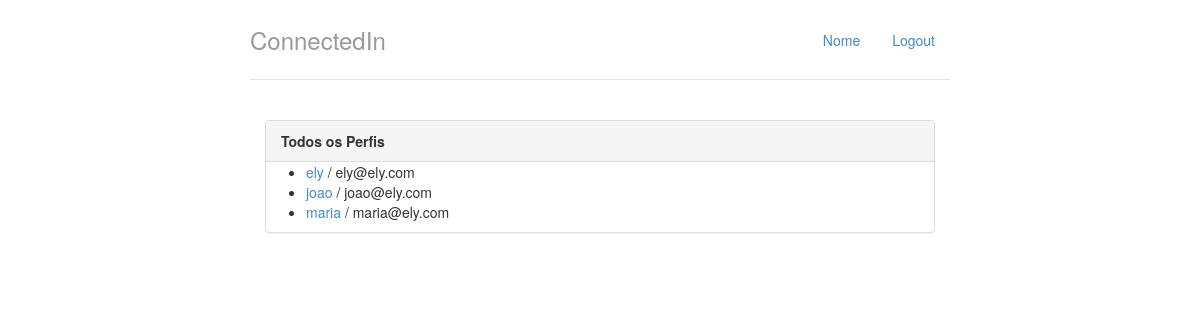
/, run on an earlier commit of the app's database.
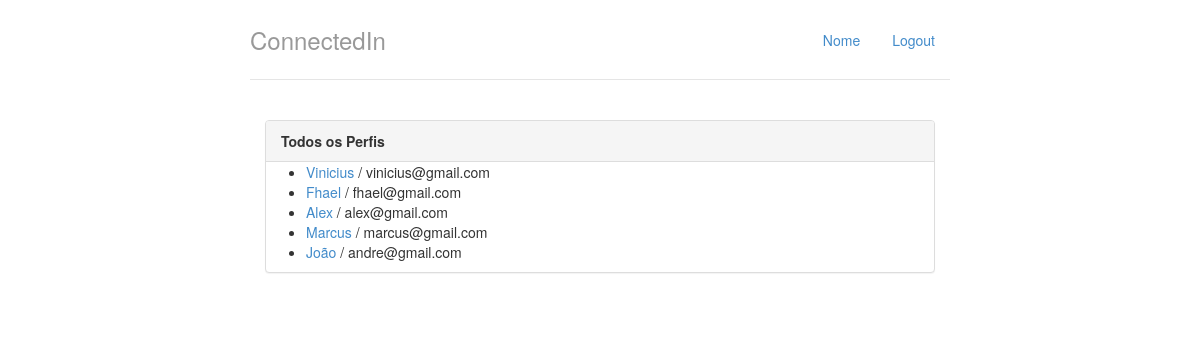
And on a later commit of the database.
### perfis/models.py (models this page shows, shortened)
class Perfil(models.Model):
    nome = models.CharField(max_length=255, null=False)
    telefone = models.CharField(max_length=15, null= False)
    email = models.CharField(max_length=255, null=False)
    nome_empresa = models.CharField(max_length=255, null=False)

### perfis/views.py (the view)
# urls.py: path('', views.index,name='index'),
def index(request):
	return render(request, 'index.html',{'perfis' :Perfil.objects.all()})

### perfis/templates/index.html
{% extends "base.html" %}
{% block body %}
<div class="col-lg-12">
    <div class="panel panel-default">
        <div class="panel-heading">
            <strong>Todos os Perfis</strong>
        </div>
        {% if perfis %}
        <ul>
            {% for perfil in perfis %}
            <li>
        <a href="{% url 'exibir' perfil.id%}">{{ perfil.nome }}</a>
        / {{ perfil.email }}
        </li>
        {% endfor %}
        </ul>
        {% else %}
        <p>Nenhum Perfil encontrado</p>
        {% endif %}
    </div>
</div>
{% endblock %}

What changed in the data, as far as the page shows it:
changed Perfil: nome "ely" → "Vinicius"; email "ely@ely.com" → "vinicius@gmail.com"
changed Perfil: nome "joao" → "Fhael"; email "joao@ely.com" → "fhael@gmail.com"
changed Perfil: nome "maria" → "Alex"; email "maria@ely.com" → "alex@gmail.com"
added Perfil: nome "Marcus", email "marcus@gmail.com"
added Perfil: nome "João", email "andre@gmail.com"
